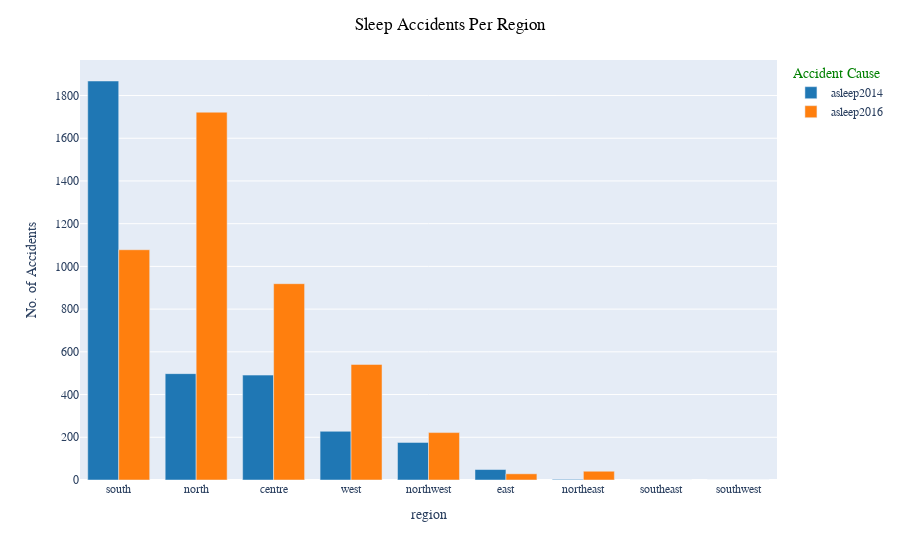

Notebook code cell kept with this figure:
### Markdown cell above
#### 4.1.7. Accidents Caused by Sleep Per Region

### Code cell
fig_6 = data.groupby("region")[asleep].sum().sort_values(["asleep2014"], ascending=False)
fig_6 = px.bar(fig_6, barmode="group",
              labels={"value": "No. of Accidents", "variable": "Accident Cause"},
              color_discrete_sequence=px.colors.qualitative.D3)
fig_6.update_layout(title_text="Sleep Accidents Per Region", title_x=0.5,
                   font_family="Times New Roman", title_font_family="Times New Roman", 
                    title_font_color="black", legend_title_font_color="green")
fig_6.update_xaxes(title_font_family="Times New Roman")

### Figure 1 — Plotly figure (JSON) as saved in the notebook; plotly's stock layout.template omitted (floating-point values rounded to 4 significant figures)
{"data": [{"alignmentgroup": "True", "hovertemplate": "Accident Cause=asleep2014<br>region=%{x}<br>No. of Accidents=%{y}<extra></extra>", "legendgroup": "asleep2014", "marker": {"color": "#1F77B4", "pattern": {"shape": ""}}, "name": "asleep2014", "offsetgroup": "asleep2014", "orientation": "v", "showlegend": true, "textposition": "auto", "type": "bar", "x": ["south", "north", "centre", "west", "northwest", "east", "northeast", "southeast", "southwest"], "xaxis": "x", "y": [1868, 498, 491, 228, 176, 49, 3, 0, 0], "yaxis": "y"}, {"alignmentgroup": "True", "hovertemplate": "Accident Cause=asleep2016<br>region=%{x}<br>No. of Accidents=%{y}<extra></extra>", "legendgroup": "asleep2016", "marker": {"color": "#FF7F0E", "pattern": {"shape": ""}}, "name": "asleep2016", "offsetgroup": "asleep2016", "orientation": "v", "showlegend": true, "textposition": "auto", "type": "bar", "x": ["south", "north", "centre", "west", "northwest", "east", "northeast", "southeast", "southwest"], "xaxis": "x", "y": [1078, 1722, 919, 541, 222, 29, 41, 0, 0], "yaxis": "y"}], "layout": {"barmode": "group", "font": {"family": "Times New Roman"}, "legend": {"title": {"font": {"color": "green"}, "text": "Accident Cause"}, "tracegroupgap": 0}, "margin": {"t": 60}, "title": {"font": {"color": "black", "family": "Times New Roman"}, "text": "Sleep Accidents Per Region", "x": 0.5}, "xaxis": {"anchor": "y", "domain": [0, 1], "title": {"font": {"family": "Times New Roman"}, "text": "region"}}, "yaxis": {"anchor": "x", "domain": [0, 1], "title": {"text": "No. of Accidents"}}}}
